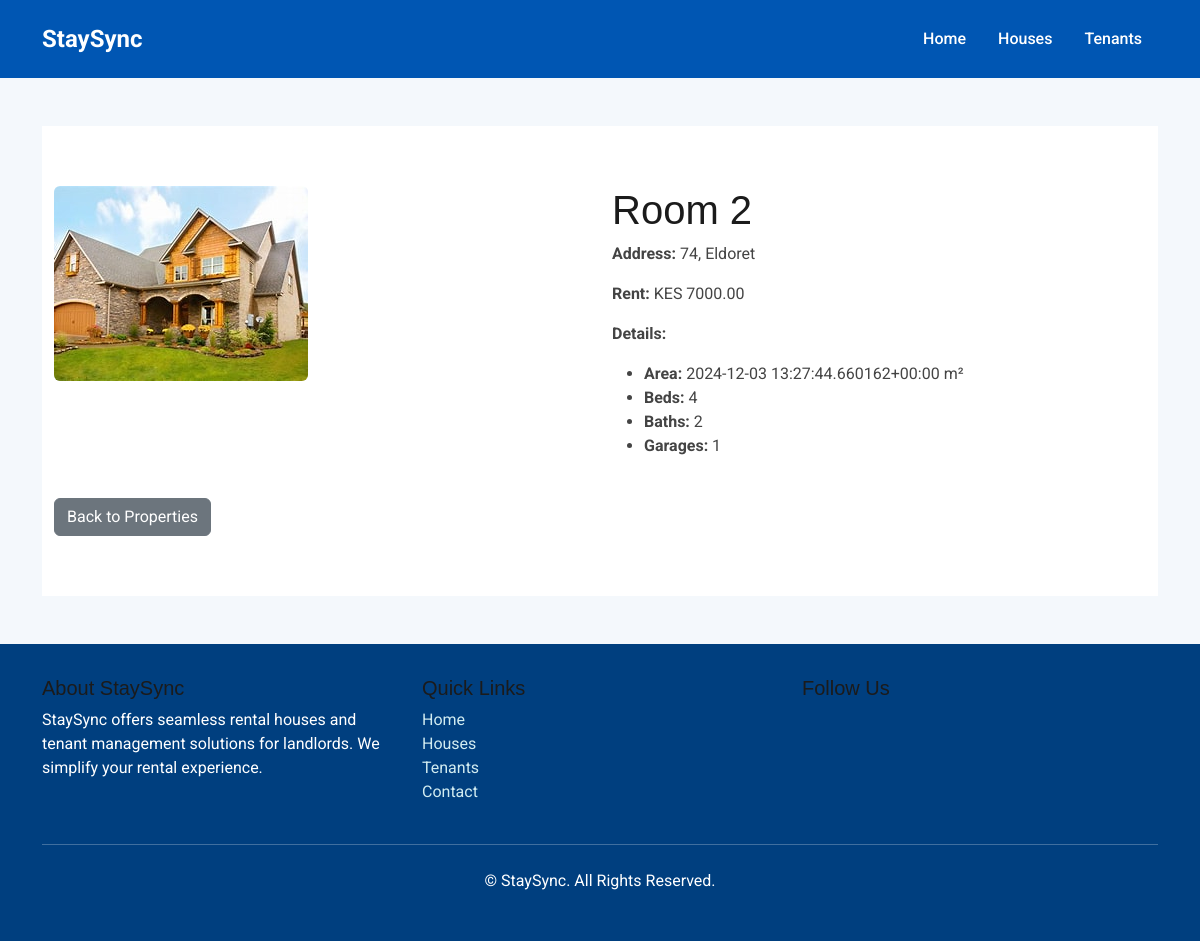
The page /property/3/ on the database its author committed.
### rental_system/models.py (models this page shows, shortened)
class Property(models.Model):
    name = models.CharField(max_length=220)
    address = models.TextField()
    rent = models.DecimalField(max_digits=10, decimal_places=2)
    is_vacant = models.BooleanField(default=False)
    image = models.ImageField(upload_to='property_images/')
    area = models.CharField(max_length=100)
    beds = models.IntegerField(default=0)
    baths = models.IntegerField(default=0)
    garages = models.IntegerField(default=0)

### rental_system/views.py (the view)
# urls.py: path('property/<int:property_id>/', property_detail_view, name='property-detail'),
def property_detail_view(request, property_id):
    property = get_object_or_404(Property, id=property_id)
    return render(request, 'property_detail.html', {'property': property})

### templates/property_detail.html (shortened to what this page needs)
{% extends "base.html" %}
{% block content %}
<section class="property-detail section">
  <div class="container">
    <div class="row">
      <div class="col-md-6">
        <img src="{{ property.image.url }}" class="img-fluid rounded" alt="{{ property.name }}">
      </div>
      <div class="col-md-6">
        <h1>{{ property.name }}</h1>
        <p><strong>Address:</strong> {{ property.address }}</p>
        <p><strong>Rent:</strong> KES {{ property.rent }}</p>
        <p><strong>Details:</strong></p>
        <ul>
          <li><strong>Area:</strong> {{ property.area }} m²</li>
          <li><strong>Beds:</strong> {{ property.beds }}</li>
          <li><strong>Baths:</strong> {{ property.baths }}</li>
          <li><strong>Garages:</strong> {{ property.garages }}</li>
        </ul>
      </div>
    </div>
    <div class="row mt-4">
      <div class="col-md-12">
        <a href="{% url 'properties' %}" class="btn btn-secondary">Back to Properties</a>
      </div>
    </div>
  </div>
</section>
{% endblock %}

### static/assets/css/main.css (style rules this page uses)
body { font-family: "Segoe UI", system-ui, sans-serif; color: #d58e6f; }
:root { --default-font: "Roboto", system-ui, -apple-system, "Segoe UI", Roboto, "Helvetica Neue", Arial, "Noto Sans", "Liberation Sans", sans-serif, "Apple Color Emoji", "Segoe UI Emoji", "Segoe UI Symbol", "Noto Color Emoji"; --heading-font: "Raleway", sans-serif; --nav-font: "Poppins", sans-serif; }
:root { --background-color: #ffffff; --default-color: #444444; --heading-color: #1b1b1b; --accent-color: #2eca6a; --surface-color: #ffffff; --contrast-color: #ffffff; }
:root { --nav-color: #444444; --nav-hover-color: #000000; --nav-mobile-background-color: #ffffff; --nav-dropdown-background-color: #ffffff; --nav-dropdown-color: #444444; --nav-dropdown-hover-color: #2eca6a; }
:root { scroll-behavior: smooth; }
body { color: var(--default-color); background-color: var(--background-color); font-family: var(--default-font), fantasy; }
a { color: var(--accent-color); text-decoration: none; transition: 0.3s; }
h1, h2, h3, h4, h5, h6 { color: var(--heading-color); font-family: var(--heading-font), monospace; }
section, .section { color: var(--default-color); background-color: var(--background-color); padding: 60px 0; scroll-margin-top: 90px; overflow: clip; }

### templates/base.html (style rules this page uses)
body { font-family: 'Roboto', sans-serif; background-color: #f4f8fc; color: #333; }
a { text-decoration: none; color: #0056b3; }

### rows shown on the page
Property: image (picture), name "Room 2", address "74, Eldoret", rent "7000.00", area "2024-12-03 13:27:44.660162+00:00", beds "4", baths "2", garages "1"
